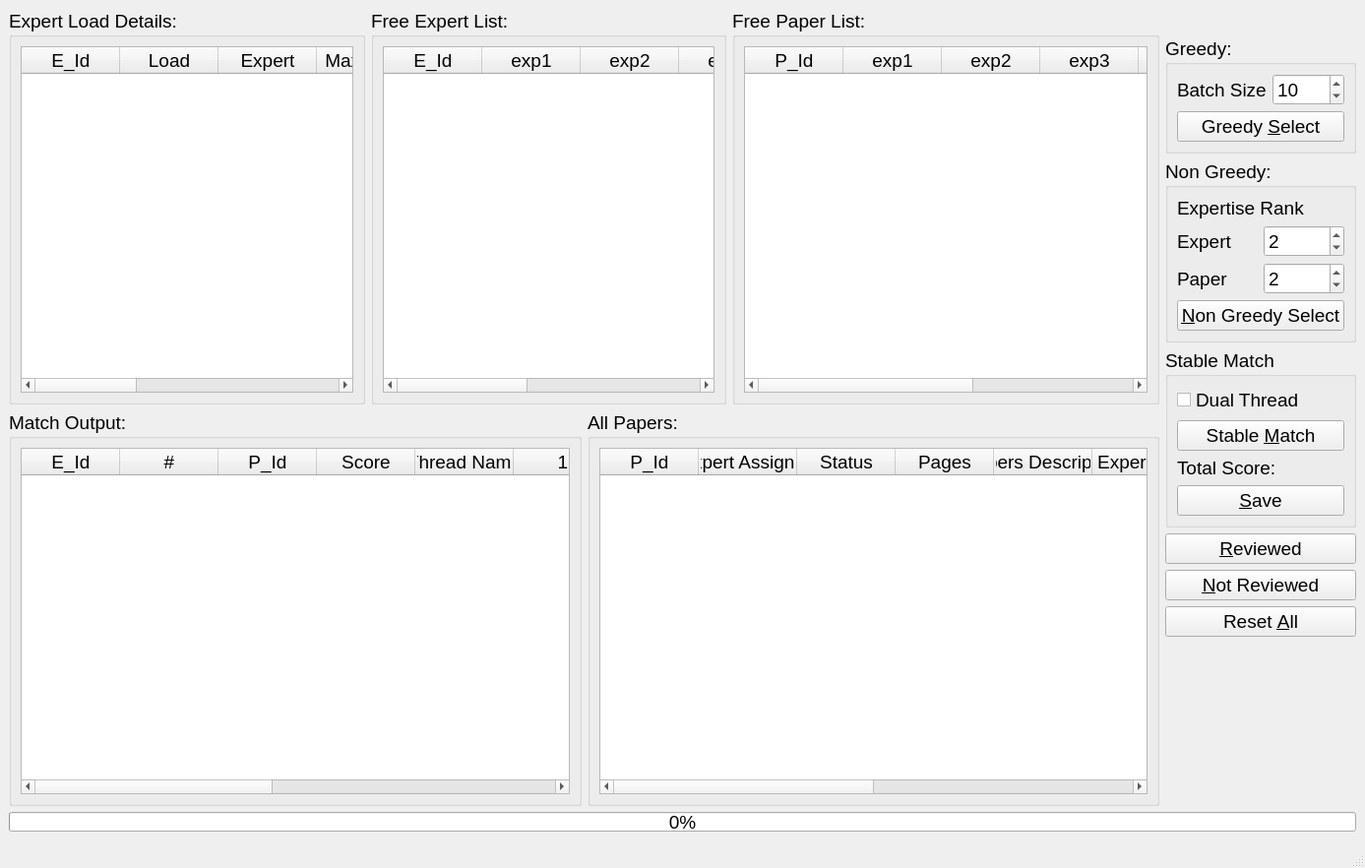
<?xml version="1.0" encoding="UTF-8"?>
<ui version="4.0">
 <class>mainWindow</class>
 <widget class="QMainWindow" name="mainWindow">
  <property name="geometry">
   <rect>
    <x>0</x>
    <y>0</y>
    <width>1387</width>
    <height>882</height>
   </rect>
  </property>
  <property name="font">
   <font>
    <pointsize>14</pointsize>
   </font>
  </property>
  <property name="windowTitle">
   <string>University Research Paper Review Management System</string>
  </property>
  <widget class="QWidget" name="centralwidget">
   <layout class="QVBoxLayout" name="verticalLayout_11">
    <item>
     <layout class="QHBoxLayout" name="horizontalLayout_6" stretch="16,1">
      <item>
       <layout class="QVBoxLayout" name="verticalLayout_8">
        <item>
         <layout class="QHBoxLayout" name="horizontalLayout_2" stretch="5,5,6">
          <item>
           <widget class="QGroupBox" name="groupBox">
            <property name="title">
             <string>Expert Load Details:</string>
            </property>
            <layout class="QVBoxLayout" name="verticalLayout">
             <item>
              <widget class="QTableWidget" name="tableLoadTable">
               <property name="alternatingRowColors">
                <bool>true</bool>
               </property>
               <attribute name="verticalHeaderVisible">
                <bool>false</bool>
               </attribute>
               <column>
                <property name="text">
                 <string>E_Id</string>
                </property>
               </column>
               <column>
                <property name="text">
                 <string>Load</string>
                </property>
               </column>
               <column>
                <property name="text">
                 <string>Expert</string>
                </property>
               </column>
               <column>
                <property name="text">
                 <string>Max Load</string>
                </property>
               </column>
               <column>
                <property name="text">
                 <string>Expertise1</string>
                </property>
               </column>
               <column>
                <property name="text">
                 <string>Expertise2</string>
                </property>
               </column>
               <column>
                <property name="text">
                 <string>Expertise3</string>
                </property>
               </column>
               <column>
                <property name="text">
                 <string>Expertise4</string>
                </property>
               </column>
               <column>
                <property name="text">
                 <string>Expertise5</string>
                </property>
               </column>
              </widget>
             </item>
            </layout>
           </widget>
          </item>
          <item>
           <widget class="QGroupBox" name="groupBox_3">
            <property name="title">
             <string>Free Expert List:</string>
            </property>
            <layout class="QVBoxLayout" name="verticalLayout_4">
             <item>
              <widget class="QTableWidget" name="tableFreeExpert">
               <property name="selectionBehavior">
                <enum>QAbstractItemView::SelectRows</enum>
               </property>
               <column>
                <property name="text">
                 <string>E_Id</string>
                </property>
               </column>
               <column>
                <property name="text">
                 <string>exp1</string>
                </property>
               </column>
               <column>
                <property name="text">
                 <string>exp2</string>
                </property>
               </column>
               <column>
                <property name="text">
                 <string>exp3</string>
                </property>
               </column>
               <column>
                <property name="text">
                 <string>exp4</string>
                </property>
               </column>
               <column>
                <property name="text">
                 <string>exp5</string>
                </property>
               </column>
               <column>
                <property name="text">
                 <string>Expert Name</string>
                </property>
               </column>
              </widget>
             </item>
            </layout>
           </widget>
          </item>
          <item>
           <widget class="QGroupBox" name="groupBox_4">
            <property name="title">
             <string>Free Paper List:</string>
            </property>
            <layout class="QVBoxLayout" name="verticalLayout_5">
             <item>
              <widget class="QTableWidget" name="tableFreePaper">
               <property name="selectionBehavior">
                <enum>QAbstractItemView::SelectRows</enum>
               </property>
               <column>
                <property name="text">
                 <string>P_Id</string>
                </property>
               </column>
               <column>
                <property name="text">
                 <string>exp1</string>
                </property>
               </column>
               <column>
                <property name="text">
                 <string>exp2</string>
                </property>
               </column>
               <column>
                <property name="text">
                 <string>exp3</string>
                </property>
               </column>
               <column>
                <property name="text">
                 <string>exp4</string>
                </property>
               </column>
               <column>
                <property name="text">
                 <string>exp5</string>
                </property>
               </column>
               <column>
                <property name="text">
                 <string>Paper Description</string>
                </property>
               </column>
              </widget>
             </item>
            </layout>
           </widget>
          </item>
         </layout>
        </item>
        <item>
         <layout class="QHBoxLayout" name="horizontalLayout_5" stretch="8,8">
          <item>
           <widget class="QGroupBox" name="gbxMatchTable">
            <property name="title">
             <string>Match Output:</string>
            </property>
            <layout class="QVBoxLayout" name="verticalLayout_6">
             <item>
              <widget class="QTableWidget" name="tableMatchOutput">
               <property name="alternatingRowColors">
                <bool>true</bool>
               </property>
               <property name="selectionBehavior">
                <enum>QAbstractItemView::SelectRows</enum>
               </property>
               <column>
                <property name="text">
                 <string>E_Id</string>
                </property>
               </column>
               <column>
                <property name="text">
                 <string>#</string>
                </property>
               </column>
               <column>
                <property name="text">
                 <string>P_Id</string>
                </property>
               </column>
               <column>
                <property name="text">
                 <string>Score</string>
                </property>
               </column>
               <column>
                <property name="text">
                 <string>Thread Name</string>
                </property>
               </column>
               <column>
                <property name="text">
                 <string>1</string>
                </property>
               </column>
               <column>
                <property name="text">
                 <string>2</string>
                </property>
               </column>
               <column>
                <property name="text">
                 <string>3</string>
                </property>
               </column>
               <column>
                <property name="text">
                 <string>4</string>
                </property>
               </column>
               <column>
                <property name="text">
                 <string>5</string>
                </property>
               </column>
               <column>
                <property name="text">
                 <string>Relationship</string>
                </property>
               </column>
              </widget>
             </item>
            </layout>
           </widget>
          </item>
          <item>
           <widget class="QGroupBox" name="groupBox_2">
            <property name="title">
             <string>All Papers:</string>
            </property>
            <layout class="QVBoxLayout" name="verticalLayout_3">
             <item>
              <widget class="QTableWidget" name="tablePapers">
               <property name="alternatingRowColors">
                <bool>true</bool>
               </property>
               <property name="selectionBehavior">
                <enum>QAbstractItemView::SelectRows</enum>
               </property>
               <attribute name="verticalHeaderVisible">
                <bool>false</bool>
               </attribute>
               <column>
                <property name="text">
                 <string>P_Id</string>
                </property>
               </column>
               <column>
                <property name="text">
                 <string>Expert Assigned</string>
                </property>
               </column>
               <column>
                <property name="text">
                 <string>Status</string>
                </property>
               </column>
               <column>
                <property name="text">
                 <string>Pages</string>
                </property>
               </column>
               <column>
                <property name="text">
                 <string>Papers Description</string>
                </property>
               </column>
               <column>
                <property name="text">
                 <string>Expertise1</string>
                </property>
               </column>
               <column>
                <property name="text">
                 <string>Expertise2</string>
                </property>
               </column>
               <column>
                <property name="text">
                 <string>Expertise3</string>
                </property>
               </column>
               <column>
                <property name="text">
                 <string>Expertise4</string>
                </property>
               </column>
               <column>
                <property name="text">
                 <string>Expertise5</string>
                </property>
               </column>
              </widget>
             </item>
            </layout>
           </widget>
          </item>
         </layout>
        </item>
       </layout>
      </item>
      <item>
       <layout class="QVBoxLayout" name="verticalLayout_10">
        <item>
         <widget class="QLabel" name="label_5">
          <property name="pixmap">
           <pixmap>logo.png</pixmap>
          </property>
          <property name="alignment">
           <set>Qt::AlignCenter</set>
          </property>
         </widget>
        </item>
        <item>
         <widget class="QGroupBox" name="groupBox_5">
          <property name="title">
           <string>Greedy:</string>
          </property>
          <layout class="QVBoxLayout" name="verticalLayout_2">
           <item>
            <layout class="QHBoxLayout" name="horizontalLayout">
             <item>
              <widget class="QLabel" name="label">
               <property name="text">
                <string>Batch Size</string>
               </property>
              </widget>
             </item>
             <item>
              <widget class="QSpinBox" name="spinBatcSize">
               <property name="maximum">
                <number>100</number>
               </property>
               <property name="value">
                <number>10</number>
               </property>
              </widget>
             </item>
            </layout>
           </item>
           <item>
            <widget class="QPushButton" name="btnGreedySelect">
             <property name="text">
              <string>Greedy &amp;Select</string>
             </property>
            </widget>
           </item>
          </layout>
         </widget>
        </item>
        <item>
         <widget class="QGroupBox" name="groupBox_6">
          <property name="title">
           <string>Non Greedy:</string>
          </property>
          <layout class="QVBoxLayout" name="verticalLayout_7">
           <item>
            <widget class="QLabel" name="label_2">
             <property name="text">
              <string>Expertise Rank</string>
             </property>
            </widget>
           </item>
           <item>
            <layout class="QHBoxLayout" name="horizontalLayout_3">
             <item>
              <widget class="QLabel" name="label_3">
               <property name="text">
                <string>Expert</string>
               </property>
              </widget>
             </item>
             <item>
              <widget class="QSpinBox" name="spinExpertDepth">
               <property name="maximum">
                <number>5</number>
               </property>
               <property name="value">
                <number>2</number>
               </property>
              </widget>
             </item>
            </layout>
           </item>
           <item>
            <layout class="QHBoxLayout" name="horizontalLayout_4">
             <item>
              <widget class="QLabel" name="label_4">
               <property name="text">
                <string>Paper</string>
               </property>
              </widget>
             </item>
             <item>
              <widget class="QSpinBox" name="spinPaperDepth">
               <property name="maximum">
                <number>5</number>
               </property>
               <property name="value">
                <number>2</number>
               </property>
              </widget>
             </item>
            </layout>
           </item>
           <item>
            <widget class="QPushButton" name="btnNonGreedySelect">
             <property name="text">
              <string>&amp;Non Greedy Select</string>
             </property>
            </widget>
           </item>
          </layout>
         </widget>
        </item>
        <item>
         <widget class="QGroupBox" name="groupBox_7">
          <property name="title">
           <string>Stable Match</string>
          </property>
          <layout class="QVBoxLayout" name="verticalLayout_9">
           <item>
            <widget class="QCheckBox" name="cbMultithread">
             <property name="text">
              <string>Dual Thread</string>
             </property>
            </widget>
           </item>
           <item>
            <widget class="QPushButton" name="btnStableMatch">
             <property name="text">
              <string>Stable &amp;Match</string>
             </property>
            </widget>
           </item>
           <item>
            <widget class="QLabel" name="lblTotalScore">
             <property name="text">
              <string>Total Score:</string>
             </property>
            </widget>
           </item>
           <item>
            <widget class="QPushButton" name="btnSave">
             <property name="text">
              <string>&amp;Save</string>
             </property>
            </widget>
           </item>
          </layout>
         </widget>
        </item>
        <item>
         <widget class="QPushButton" name="btnReviewed">
          <property name="text">
           <string>&amp;Reviewed</string>
          </property>
         </widget>
        </item>
        <item>
         <widget class="QPushButton" name="btnNotReviewed">
          <property name="text">
           <string>&amp;Not Reviewed</string>
          </property>
         </widget>
        </item>
        <item>
         <widget class="QPushButton" name="btnReset">
          <property name="text">
           <string>Reset &amp;All</string>
          </property>
         </widget>
        </item>
        <item>
         <spacer name="verticalSpacer_4">
          <property name="orientation">
           <enum>Qt::Vertical</enum>
          </property>
          <property name="sizeHint" stdset="0">
           <size>
            <width>20</width>
            <height>40</height>
           </size>
          </property>
         </spacer>
        </item>
       </layout>
      </item>
     </layout>
    </item>
    <item>
     <widget class="QProgressBar" name="pbProgress">
      <property name="maximumSize">
       <size>
        <width>16777215</width>
        <height>20</height>
       </size>
      </property>
      <property name="value">
       <number>0</number>
      </property>
     </widget>
    </item>
   </layout>
  </widget>
  <widget class="QMenuBar" name="menubar">
   <property name="geometry">
    <rect>
     <x>0</x>
     <y>0</y>
     <width>1387</width>
     <height>28</height>
    </rect>
   </property>
  </widget>
  <widget class="QStatusBar" name="statusbar"/>
 </widget>
 <resources/>
 <connections/>
</ui>
